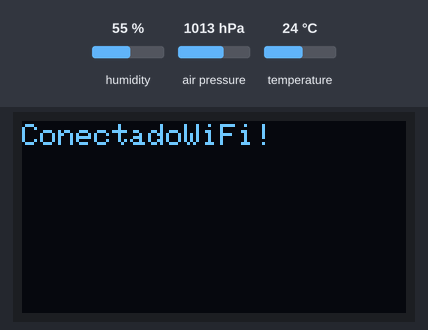
A sketch run on a simulated ESP8266 (NodeMCU). Parts: 128×64 one-colour display. The inputs (shaded band) are chosen by the test bench; at power-on: humidity 55 %, air pressure 1013 hPa, temperature 24 °C. WiFi joins after 1.5 s; servers stay silent unless stated; uploads are accepted with an empty reply.

Above: at 3.7 s.
At 6.7 s:
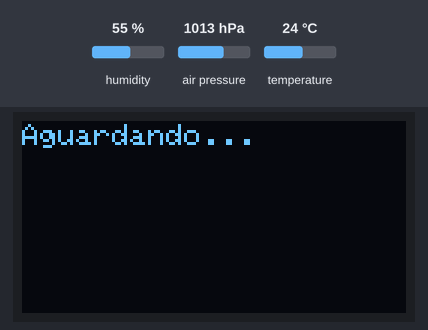
At 16.2 s:
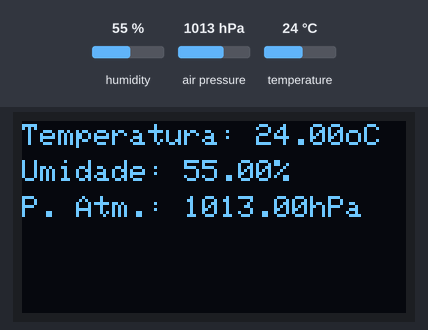
At 21.3 s:
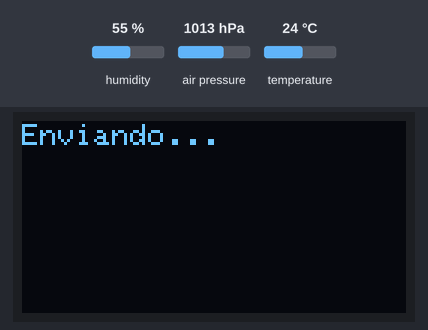
At 24.5 s:
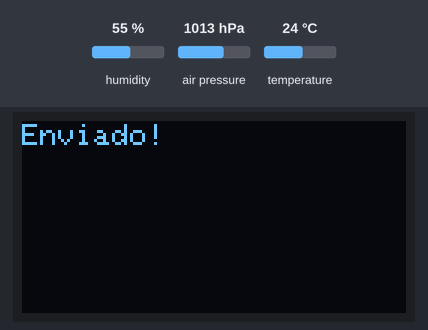
At 27.5 s:
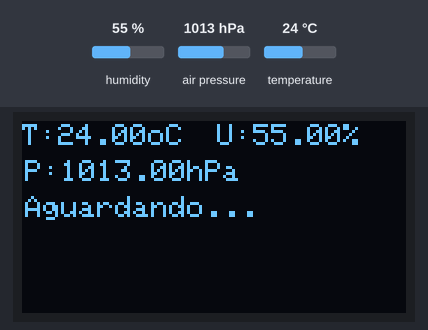

The sketch:

NODEMCU_BMEp280_Agents_OLED.ino
```cpp
#include <Wire.h>
#include <Adafruit_Sensor.h>
#include <Adafruit_BME280.h>
#include <SPI.h>
#include <Adafruit_GFX.h>
#include <Adafruit_SSD1306.h>
#include <ESP8266HTTPClient.h>
#include <ESP8266WiFi.h>

//BME/P 280
#define HPA_PRESSAO (1013.25)
Adafruit_BME280 bme;
float temperatura, umidade, pressao_atm;

//OLED
Adafruit_SSD1306 display(-1);

//------------------------------------------SETUP----------------------------
void setup() {
  Serial.begin(9600);

  //BME/P 280
  bme.begin(0x76);

  //OLED
  display.begin(SSD1306_SWITCHCAPVCC, 0x3C);
  display.clearDisplay();
  display.setTextSize(2);
  display.setTextColor(WHITE);
  display.setCursor(0,1);
  display.println("Starting..");
  display.display();
  delay(500);

  //WIFI
  conectarWiFi("xxxx","xxxx");
  exibirOLED("Aguardando...");
}
//------------------------------------------ LOOP ----------------------------
void loop() {
  delay(5000);
  captarSinaisAmbiente();
  exibirOLED(temperatura,umidade,pressao_atm,0);
  enviarDadosWebService(temperatura,umidade,pressao_atm);
  exibirOLED(temperatura,umidade,pressao_atm,1);
  delay(120000);  //2minutos
}

//------------------------------------------FUNCOES----------------------------
void captarSinaisAmbiente(){
  float t[5], u[5], p[5];
  for(int i=0; i<5; i++){
    t[i] = bme.readTemperature();
    u[i] = bme.readHumidity();
    p[i] = bme.readPressure() / 100.0F;
    delay(300);
  }
  temperatura = (t[0]+t[1]+t[2]+t[3]+t[4])/5;
  umidade = (u[0]+u[1]+u[2]+u[3]+u[4])/5;
  pressao_atm = (p[0]+p[1]+p[2]+p[3]+p[4])/5;
}
//----------------------------------------------------
void exibirOLED(float t, float u, float p){
  display.clearDisplay();
  display.setTextSize(1);
  display.setTextColor(WHITE);
  display.setCursor(0,1);
  display.println("Temperatura: "+String(t)+"oC");
  display.setCursor(0,13);
  display.println("Umidade: "+String(u)+"%");
  display.setCursor(0,25);
  display.println("P. Atm.: "+String(p)+"hPa");
  display.display();
  delay(5000);
}
//----------------------------------------------------
void exibirOLED(float t, float u, float p, int i){
  if(i==0){
    exibirOLED(temperatura,umidade,pressao_atm);
  }else{
      display.clearDisplay();
      display.setTextSize(1);
      display.setTextColor(WHITE);
      display.setCursor(0,1);
      display.println("T:"+String(t)+"oC");
      display.setCursor(65,1);
      display.println("U:"+String(u)+"%");
      display.setCursor(1,13);
      display.println("P:"+String(p)+"hPa");
      display.setCursor(1,25);
      display.println("Aguardando...");
      display.display();
  }

}
//----------------------------------------------------
void exibirOLED(String msg){
  display.clearDisplay();
  display.setTextSize(1);
  display.setTextColor(WHITE);
  display.setCursor(0,1);
  display.println(msg);
  display.display();
  delay(3000);
}
//----------------------------------------------------
void conectarWiFi(String user, String pass){
 WiFi.begin(user,pass);
  while (WiFi.status() != WL_CONNECTED) {
    exibirOLED("Conectando...");
  }
  if(WiFi.status() == WL_CONNECTED){
      exibirOLED("ConectadoWiFi!");
  }
}
//----------------------------------------------------
void enviarDadosWebService(float t, float u, float p){
  if(WiFi.status()== WL_CONNECTED){
     exibirOLED("Enviando...");
     HTTPClient http;

     http.begin("http://balthazar83.jelastic.saveincloud.net/ROOT-xxx/GravarRegistroService.do?p="+String(p)+"&u="+String(u)+"&t="+String(t));
     http.addHeader("Content-Type", "text/plain");

     int httpCode = http.POST("Message from ESP8266");
     String payload = http.getString();
     http.end();
     exibirOLED("Enviado!");
   }else{
      Serial.println("Error in WiFi connection");
      exibirOLED("Erro no envio!");
   }
}
```

Measured:
- what the display in image 0 shows lasts 3.0 s, from 3.6 s to 6.6 s
- what the display in image 1 shows lasts 9.6 s, from 6.6 s to 16.2 s
- what the display in image 2 shows lasts 5.0 s, from 16.2 s to 21.2 s
- what the display in image 3 shows lasts 3.2 s, from 21.2 s to 24.4 s
